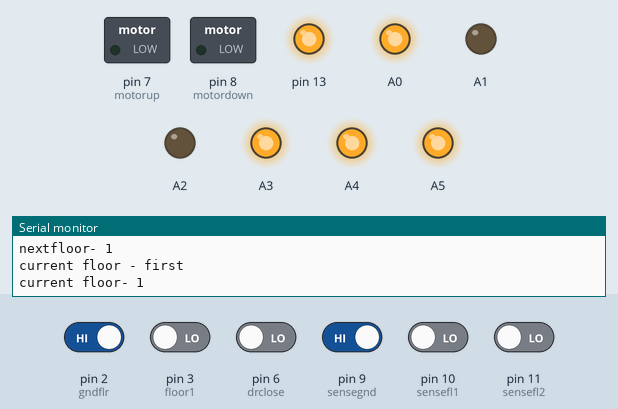
The sketch below on a simulated Arduino Uno, built with avr-gcc and run on an emulated ATmega328P. Parts: switched loads named in the sketch (green lamp = pin HIGH), output pins drawn as LEDs (lit = HIGH), the last lines printed to the serial monitor. The inputs (shaded band) are chosen by the test bench; at power-on: pin 2 (gndflr), pin 9 (sensegnd) HIGH, pin 3 (floor1), pin 6 (drclose), pin 10 (sensefl1), pin 11 (sensefl2) LOW.

Above: at 1.2 s.
1.3 s: pin 9 (sensegnd) driven LOW
At 2.5 s:
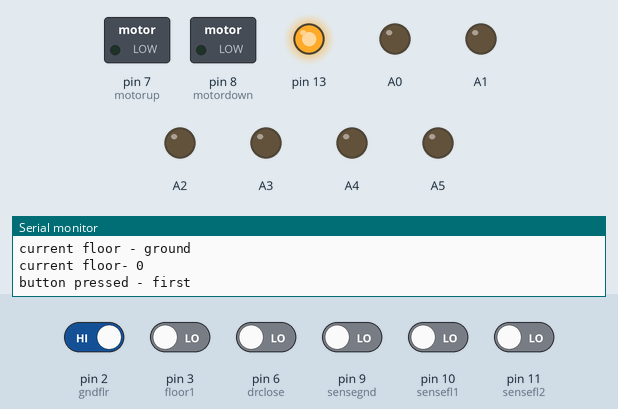
2.8 s: pin 6 (drclose) driven HIGH
At 3.6 s:
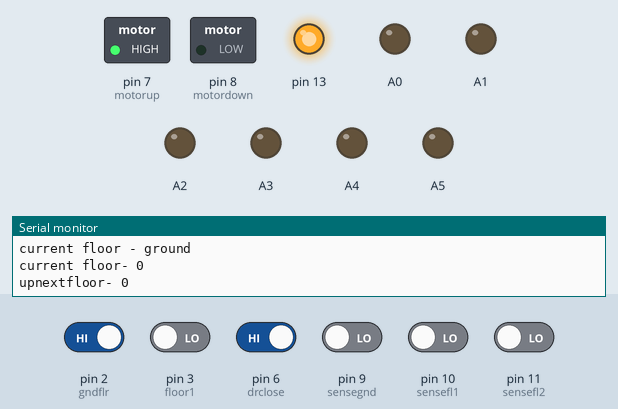
4.4 s: pin 9 (sensegnd) driven HIGH
At 5.4 s:
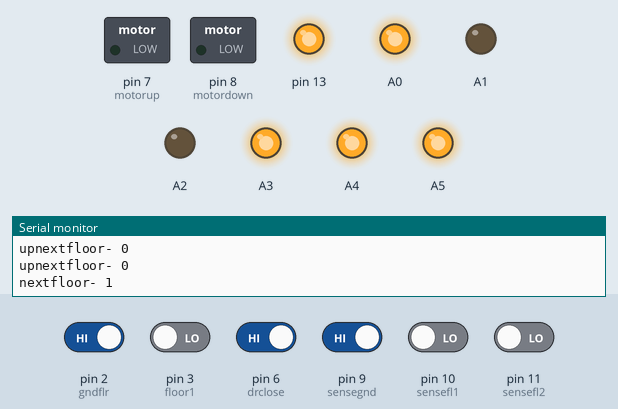
6.0 s: pin 10 (sensefl1) driven HIGH
At 8.3 s:
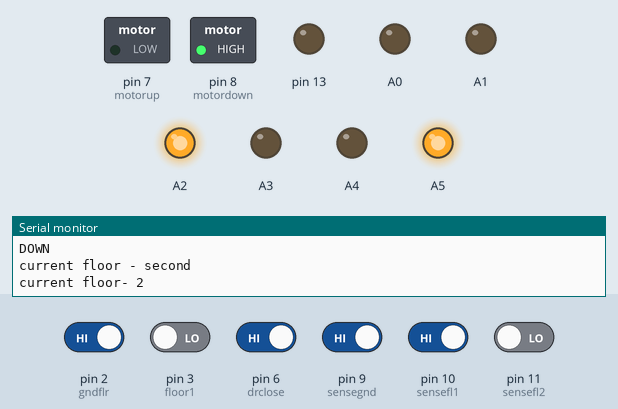
9.0 s: pin 10 (sensefl1) driven LOW
At 9.7 s:
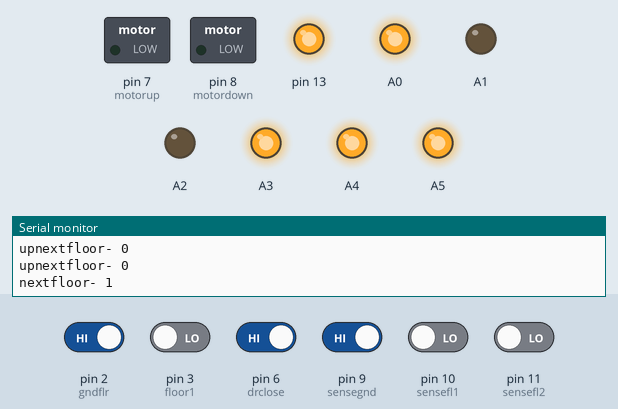
10.6 s: pin 2 (gndflr) driven LOW
At 23.4 s:
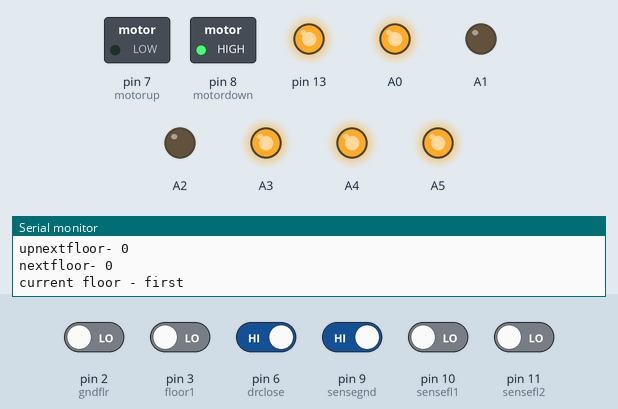
Timing chart, 0 to 24.1 s (numbered marks = the images above; inputs shaded):
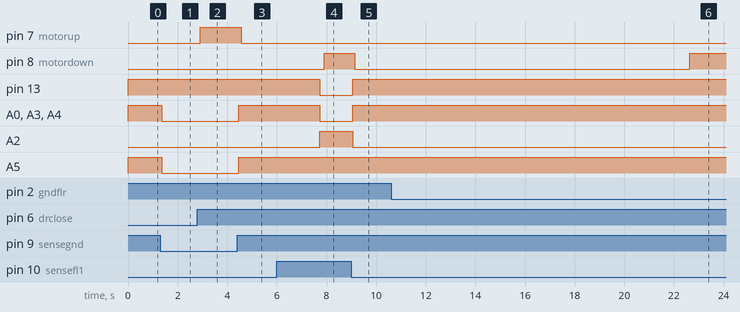

The sketch:

lift.ino
```cpp
#include "SevSeg.h"
#include <SoftPWM.h>
#include <StackArray.h>
#include <QueueArray.h>

StackArray <int> stack;
SevSeg sevseg;
QueueArray <int> queue;

int gndflr = 2;
int floor1 = 3;
int floor2 = 4;
int drclose = 6;
int motorup = 7;
int motordown = 8;
int sensegnd = 9;
int sensefl1 = 10;
int sensefl2 = 11;
//int ledup = 11;
//int leddown = 12;
int lastfloor, nextfloor, currentfloor, flr1, flr2, flr0, upnextflr, drrclose, foo,i;

void setup()
{
  pinMode(gndflr, INPUT);
  pinMode(floor1, INPUT);
  pinMode(floor2, INPUT);
  pinMode(sensegnd, INPUT);
  pinMode(sensefl1, INPUT);
  pinMode(sensefl2, INPUT);
  pinMode(drclose, INPUT);
  pinMode(motorup, OUTPUT);
  pinMode(motordown, OUTPUT);
  //pinMode(ledup , OUTPUT);
  //pinMode(leddown, OUTPUT);
  Serial.begin(9600);
  flr0 = 0;
  flr1 = 1;
  flr2 = 2;
  digitalWrite(motorup, LOW);
  digitalWrite(motordown, LOW);
  //digitalWrite(ledup, LOW);
  //digitalWrite(leddown, LOW);
  pinMode(A0, OUTPUT);
  pinMode(A1, OUTPUT);
  pinMode(A2, OUTPUT);
  pinMode(A3, OUTPUT);
  pinMode(A4, OUTPUT);
  pinMode(A5, OUTPUT);
  pinMode(13, OUTPUT);
}

void loop()
{

  Serial.print("upnextfloor- ");
  Serial.println(upnextflr);

  //nextfloor = stack.pop();
  //nextfloor = currentfloor;

  digitalWrite(motorup, LOW);
  digitalWrite(motordown, LOW);
  sensefloor();
  readbuttons();
    if (queue.isEmpty ())
  {
    return;
  }
  //nextfloor = upnextflr;
  else
  {
  nextfloor = queue.dequeue();
  }
  elevate();
  //delay(1000);
}

void sensefloor()
{
  if (digitalRead(sensegnd) == LOW)
  {
    Serial.println("current floor - ground ");
    currentfloor = flr0;
    Serial.print("current floor- ");
    Serial.println(currentfloor);
    print0();
  }
  else if (digitalRead(sensefl1) == LOW)
  {
    Serial.println("current floor - first ");
    currentfloor = flr1;
    Serial.print("current floor- ");
    Serial.println(currentfloor);
    print1();
  }
  else if (digitalRead(sensefl2) == LOW)
  {
    Serial.println("current floor - second ");
    currentfloor = flr2;
    Serial.print("current floor- ");
    Serial.println(currentfloor);
    print2();
  }
  else
  {
    Serial.println("moving");
  }
}

void readbuttons()
{
  if (digitalRead(gndflr) == LOW)
  {
    Serial.println("button pressed - ground ");
    //stack.push (flr0);
    queue.enqueue (flr0);
    //nextfloor = flr0;
    Serial.print("nextfloor- ");
    Serial.println(nextfloor);

  }
  else if (digitalRead(floor1) == LOW)
  {
    Serial.println("button pressed - first ");
    //stack.push (flr1);
    queue.enqueue (flr1);
    //nextfloor = flr1;
    Serial.print("nextfloor- ");
    Serial.println(nextfloor);
  }
  else if (digitalRead(floor2) == LOW)
  {
    Serial.println("button pressed - second ");
    //stack.push (flr2);
    queue.enqueue (flr2);
    //nextfloor = flr2;
    Serial.print("nextfloor- ");
    Serial.println(nextfloor);
  }
  else
  {
    Serial.println("No button pressed");
    //nextfloor = upnextflr;
    Serial.print("nextfloor- ");
    Serial.println(nextfloor);
  }
}

void upnext()
{
  if (digitalRead(gndflr) == LOW)
  {
    Serial.print("upnextfloor- ");
    //upnextflr = flr0;
    queue.enqueue (flr0);
    //stack.push (flr0);
    Serial.println(upnextflr);
  }
  else if (digitalRead(floor1) == LOW)
  {
    Serial.print("upnextfloor- ");
    //upnextflr = flr1;
    queue.enqueue (flr1);
    //stack.push (flr1);
    Serial.println(upnextflr);
  }
  else if (digitalRead(floor2) == LOW)
  {
    Serial.print("upnextfloor- ");
    //upnextflr = flr2;
    queue.enqueue (flr2);
    //stack.push (flr2);
    Serial.println(upnextflr);
  }
  else
  {
    //upnextflr = currentfloor;
  }
  /*if(currentfloor < upnextflr < nextfloor)
    {
    foo = nextfloor;
    nextfloor = upnextflr;
    upnextflr = foo;
    }
    else if(currentfloor > upnextflr > nextfloor)
    {
    foo = nextfloor;
    nextfloor = upnextflr;
    upnextflr = foo;
    } */
  Serial.print("upnextfloor- ");
  Serial.println(upnextflr);
  Serial.print("nextfloor- ");
  Serial.println(nextfloor);
}
void elevate()
{
  sensefloor();
  drrclose = digitalRead(drclose);
  if (drrclose == HIGH)
  {
    //delay(1000);
    Serial.println("closed");
    //nextfloor = stack.pop();
    if (currentfloor != nextfloor)
    {
      if (currentfloor < nextfloor)
      {
        motorhigh();
        //digitalWrite(motorup, LOW);
        //digitalWrite(motordown, LOW);
      }
      else if (currentfloor > nextfloor)
      {
        motorlow();
        //digitalWrite(motordown, LOW);
        //digitalWrite(motorup, LOW);
      }
      else
      {
        return;
      }
    }
  }
  else
  {
    Serial.println("open");
  }
}

void motorhigh()
{
  sensefloor();
  drrclose = digitalRead(drclose);
  //delay(1000);
  do
  {
    //readbuttons();

    sensefloor();
    drrclose = digitalRead(drclose);
    digitalWrite(motorup, HIGH);
    digitalWrite(motordown, LOW);
    Serial.println("UP");
    sensefloor();
    upnext();
   // digitalWrite(ledup, HIGH);
    //readbuttons();
  }
  while (currentfloor < nextfloor && drrclose == HIGH);
  digitalWrite(motorup, LOW);
  digitalWrite(motordown, LOW);
  //digitalWrite(ledup, LOW);
  int i = 0;
  while( i<=30)
  {
    i++;
    delay(100);
    upnext();
  }
  //delay(3000);
}

void motorlow()
{
  sensefloor();
  drrclose = digitalRead(drclose);
  //delay(1000);
  do
  {
    //readbuttons();

    sensefloor();
    drrclose = digitalRead(drclose);
    digitalWrite(motordown, HIGH);
    digitalWrite(motorup, LOW);
    Serial.println("DOWN");
    //digitalWrite(leddown, HIGH);
    sensefloor();
    upnext();
    //readbuttons();
  }
  while (currentfloor > nextfloor && drrclose == HIGH);
  digitalWrite(motorup, LOW);
  digitalWrite(motordown, LOW);
  //digitalWrite(leddown, LOW);
  int i = 0;
  while(i<=30)
  {
    i++;
    delay(100);
    upnext();
  }
  //delay(3000);
}

void resetfloor()
{
  while (currentfloor != flr0)
  {
    digitalWrite(motordown, HIGH);
    sensefloor();
  }
}

void print2()
{
  digitalWrite(A0, 0);
  digitalWrite(A1, 0);
  digitalWrite(A2, 1);
  digitalWrite(A3, 0);
  digitalWrite(A4, 0);
  digitalWrite(A5, 1);
  digitalWrite(13, 0);
}

void print1()
{
  digitalWrite(A0, 1);
  digitalWrite(A1, 0);
  digitalWrite(A2, 0);
  digitalWrite(A3, 1);
  digitalWrite(A4, 1);
  digitalWrite(A5, 1);
  digitalWrite(13, 1);
}

void print0()
{
  digitalWrite(A0, 0);
  digitalWrite(A1, 0);
  digitalWrite(A2, 0);
  digitalWrite(A3, 0);
  digitalWrite(A4, 0);
  digitalWrite(A5, 0);
  digitalWrite(13, 1);
}
```

Measured:
- after the input at 1.3 s, A0, A3–5: HIGH → LOW after 0.05 s
- after the input at 2.8 s, pin 7 (motorup): LOW → HIGH after 0.11 s
- after the input at 4.4 s, pin 7 (motorup): HIGH → LOW after 0.16 s; A0, A3–5: LOW → HIGH after 0.07 s
- after the input at 6.0 s, pin 8 (motordown): LOW → HIGH after 1.9 s; pin 13, A0, A3, A4: HIGH → LOW after 1.7 s; A2: LOW → HIGH after 1.7 s
- after the input at 9.0 s, pin 8 (motordown): HIGH → LOW after 0.15 s; pin 13, A0, A3, A4: LOW → HIGH after 0.05 s; A2: HIGH → LOW after 0.05 s
- after the input at 10.6 s, pin 8 (motordown): LOW → HIGH after 12.0 s
